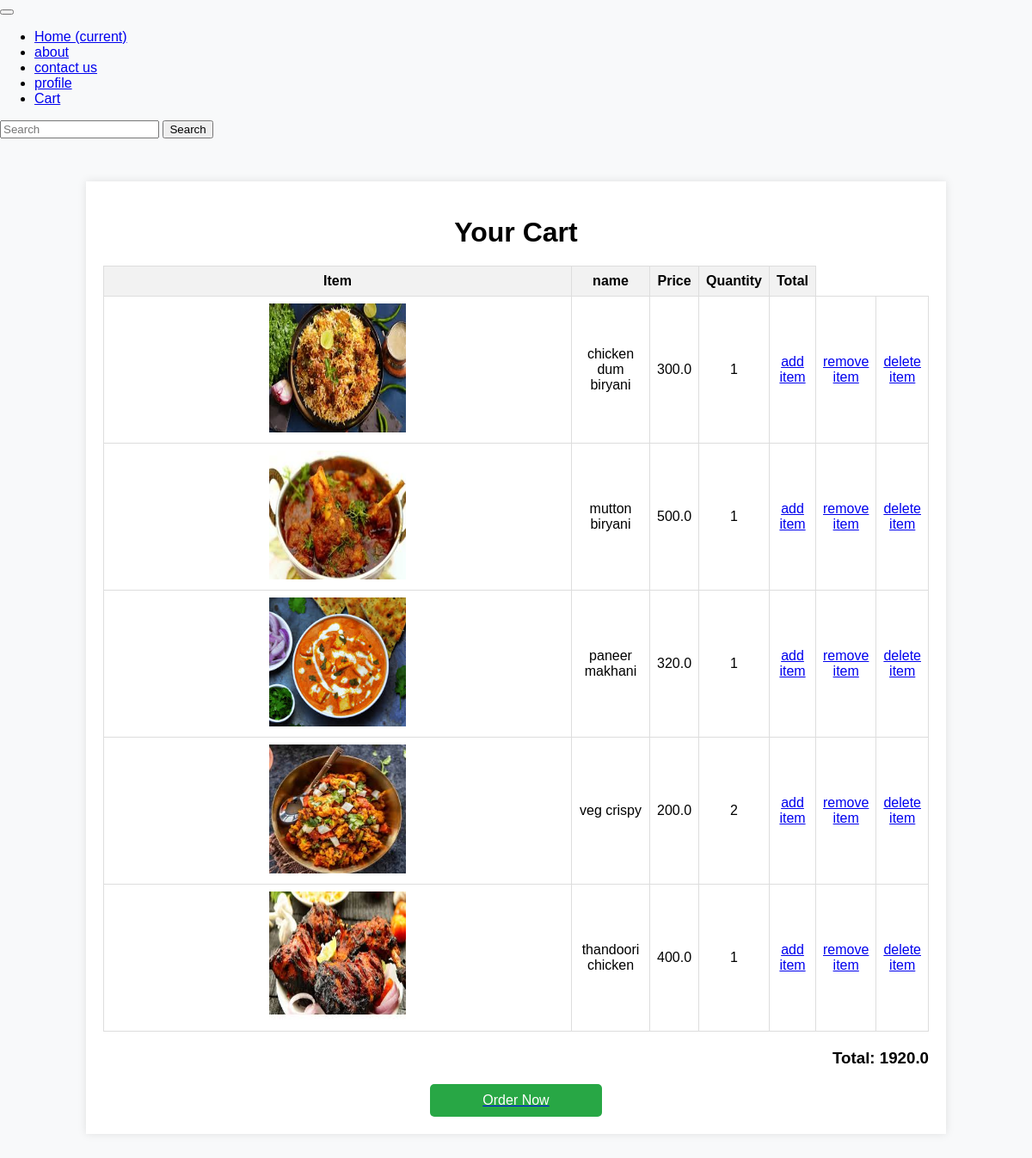
The page /view_cart/ (signed in) on the database its author committed.
### app1/models.py (models this page shows, shortened)
class Cart_items(models.Model):
    menu=models.ForeignKey(Menu,on_delete=models.CASCADE)
    user=models.ForeignKey(User,on_delete=models.CASCADE)
    quantity=models.PositiveIntegerField(default=0)
    date_added=models.DateTimeField(auto_now_add=True)

class Menu(models.Model):
    menu_id = models.IntegerField(primary_key=True)
    restaurant = models.ForeignKey(Restaurant, on_delete=models.CASCADE)
    item_name = models.CharField(max_length=255)
    item_description = models.TextField()
    item_price = models.FloatField()
    item_image = models.ImageField(upload_to='menu_images/')
    item_category = models.CharField(max_length=50)
    item_is_available = models.BooleanField(default=True)

### app1/views.py (the view)
# urls.py: path('view_cart/',view_cart,name='view_cart'),
def view_cart(request):
    cart_items=Cart_items.objects.filter(user=request.user)
    total_price=sum(i.menu.item_price * i.quantity for i in cart_items)
    return render(request,'cart.html',{'cart_items':cart_items,'total_price':total_price})

### template/cart.html (shortened to what this page needs)
<!DOCTYPE html>
<html lang="en">
<head>
</head>
<body>
  <nav class="navbar fixed-top navbar-expand-lg " id="yellow" data-bs-theme="blue">
    <button class="navbar-toggler" type="button" data-toggle="collapse" data-target="#navbarTogglerDemo02" aria-controls="navbarTogglerDemo02" aria-expanded="false" aria-label="Toggle navigation">
    </button>
    <div class="collapse navbar-collapse" id="navbarTogglerDemo02">
      <ul class="navbar-nav mr-auto mt-2 mt-lg-0">
        <li class="nav-item text">
          <a class="nav-link" href="{% url 'home' %}">Home <span class="sr-only">(current)</span></a>
        </li>
        <li class="nav-item">
          <a class="nav-link" href="#about">about</a>
        </li>
        <li class="nav-item">
          <a class="nav-link " href="#contact">contact us</a>
        </li>
        <li class="nav-item">
            <a class="nav-link " href="{% url 'user_profile' %}">profile</a>
          </li>
        <li class="nav-item">
          <a class="nav-link " href="{% url 'view_cart' %}">Cart</a>
        </li>
      </ul>
      <form class="form-inline my-2 my-lg-0" action="{% url 'menu_search' %}" method="get">
        <input class="form-control mr-sm-2" type="search" placeholder="Search" name="r">
        <button class="btn btn-outline-success my-2 my-sm-0" type="submit">Search</button>
      </form>
    </div>
  </nav>
    <div class="cart-container">
        <h1>Your Cart</h1>
        <table class="cart-table">
            <thead>
                <tr>
                    <th>Item</th>
                    <th>name</th>
                    <th>Price</th>
                    <th>Quantity</th>
                    <th>Total</th>
                </tr>
            </thead>
            <tbody>
                {% for item in cart_items %}
                <tr>
                    <td><img src="{{ item.menu.item_image.url }}" alt="" id="a"></td>
                    <td>{{ item.menu.item_name }}</td>
                    <td>{{ item.menu.item_price }}</td>
                    <td>{{ item.quantity }}</td>
                    <td><a href="{% url 'add_to_cart' item.id %} role="button"> add item</a></td>
                    <td><a href="{% url 'remove_from_cart' item.id %}" role="button"> remove item</a></td>
                    <td><a href="{% url 'delete_item' item.id %}" role="button"> delete item</a></td>
                </tr>
                {% endfor %}
            </tbody>
        </table>
        <div class="total-price">
            <h3>Total: {{ total_price }}</h3>
        </div id='a2'>
       <a href="{% url 'create_order' %}"> <button class="order-now"  >Order Now</button> </a>
    </div>
</body>
</html>

### template/cart.html (style rules this page uses)
body { font-family: Arial, sans-serif; background-color: #f8f9fa; margin: 0; padding: 0; }
.cart-container { width: 80%; margin: 50px auto; background-color: #fff; padding: 20px; box-shadow: 0 0 10px rgba(0, 0, 0, 0.1); }
h1 { text-align: center; margin-bottom: 20px; }
.cart-table { width: 100%; border-collapse: collapse; margin-bottom: 20px; }
.cart-table th, .cart-table td { border: 1px solid #ddd; padding: 8px; text-align: center; }
.cart-table th { background-color: #f2f2f2; }
.total-price { text-align: right; margin-top: 20px; }
.order-now { display: block; width: 200px; margin: 0 auto; padding: 10px 20px; background-color: #28a745; color: #fff; text-align: center; text-decoration: none; border: none; border-radius: 5px; cursor: pointer; font-size: 16px; }
td { height: 150px; width: 90%; }
#a { height: 150px; width: 30%; }

### rows shown on the page
Cart_items: menu.item_image (picture), menu.item_name "chicken dum biryani", menu.item_price "300.0", quantity "1"
Cart_items: menu.item_image (picture), menu.item_name "mutton biryani", menu.item_price "500.0", quantity "1"
Cart_items: menu.item_image (picture), menu.item_name "paneer makhani", menu.item_price "320.0", quantity "1"
Cart_items: menu.item_image (picture), menu.item_name "veg crispy", menu.item_price "200.0", quantity "2"
Cart_items: menu.item_image (picture), menu.item_name "thandoori chicken", menu.item_price "400.0", quantity "1"

### other values the page prints
{{ total_price }} "1920.0"
